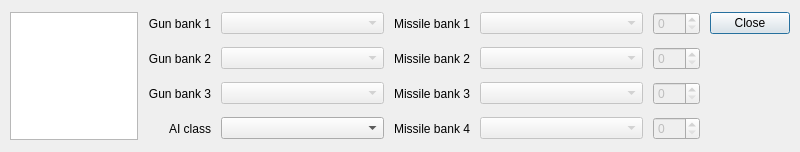
<?xml version="1.0" encoding="UTF-8"?>
<ui version="4.0">
 <class>fso::fred::dialogs::WeaponEditorDialog</class>
 <widget class="QDialog" name="fso::fred::dialogs::WeaponEditorDialog">
  <property name="windowModality">
   <enum>Qt::NonModal</enum>
  </property>
  <property name="geometry">
   <rect>
    <x>0</x>
    <y>0</y>
    <width>800</width>
    <height>152</height>
   </rect>
  </property>
  <property name="sizePolicy">
   <sizepolicy hsizetype="Fixed" vsizetype="Fixed">
    <horstretch>0</horstretch>
    <verstretch>0</verstretch>
   </sizepolicy>
  </property>
  <property name="minimumSize">
   <size>
    <width>800</width>
    <height>152</height>
   </size>
  </property>
  <property name="windowTitle">
   <string>Dialog</string>
  </property>
  <property name="modal">
   <bool>true</bool>
  </property>
  <layout class="QGridLayout" name="gridLayout">
   <property name="leftMargin">
    <number>10</number>
   </property>
   <property name="topMargin">
    <number>10</number>
   </property>
   <property name="rightMargin">
    <number>10</number>
   </property>
   <property name="bottomMargin">
    <number>10</number>
   </property>
   <property name="spacing">
    <number>10</number>
   </property>
   <item row="0" column="1">
    <widget class="QLabel" name="gunBank1Label">
     <property name="text">
      <string>Gun bank 1</string>
     </property>
     <property name="alignment">
      <set>Qt::AlignRight|Qt::AlignTrailing|Qt::AlignVCenter</set>
     </property>
    </widget>
   </item>
   <item row="0" column="2">
    <widget class="QComboBox" name="gunBank1Combo">
     <property name="enabled">
      <bool>false</bool>
     </property>
     <property name="sizePolicy">
      <sizepolicy hsizetype="MinimumExpanding" vsizetype="Fixed">
       <horstretch>0</horstretch>
       <verstretch>0</verstretch>
      </sizepolicy>
     </property>
    </widget>
   </item>
   <item row="0" column="3">
    <widget class="QLabel" name="missileBank1Label">
     <property name="text">
      <string>Missile bank 1</string>
     </property>
     <property name="alignment">
      <set>Qt::AlignRight|Qt::AlignTrailing|Qt::AlignVCenter</set>
     </property>
    </widget>
   </item>
   <item row="0" column="4">
    <widget class="QComboBox" name="missileBank1Combo">
     <property name="enabled">
      <bool>false</bool>
     </property>
     <property name="sizePolicy">
      <sizepolicy hsizetype="MinimumExpanding" vsizetype="Fixed">
       <horstretch>0</horstretch>
       <verstretch>0</verstretch>
      </sizepolicy>
     </property>
    </widget>
   </item>
   <item row="0" column="5">
    <widget class="QSpinBox" name="missileBank1SpinBox">
     <property name="enabled">
      <bool>false</bool>
     </property>
     <property name="sizePolicy">
      <sizepolicy hsizetype="Fixed" vsizetype="Fixed">
       <horstretch>0</horstretch>
       <verstretch>0</verstretch>
      </sizepolicy>
     </property>
     <property name="minimumSize">
      <size>
       <width>40</width>
       <height>20</height>
      </size>
     </property>
     <property name="accelerated">
      <bool>true</bool>
     </property>
     <property name="keyboardTracking">
      <bool>false</bool>
     </property>
     <property name="maximum">
      <number>999</number>
     </property>
    </widget>
   </item>
   <item row="0" column="6">
    <widget class="QPushButton" name="closeButton">
     <property name="text">
      <string>Close</string>
     </property>
    </widget>
   </item>
   <item row="1" column="1">
    <widget class="QLabel" name="gunBank2Label">
     <property name="text">
      <string>Gun bank 2</string>
     </property>
     <property name="alignment">
      <set>Qt::AlignRight|Qt::AlignTrailing|Qt::AlignVCenter</set>
     </property>
    </widget>
   </item>
   <item row="1" column="2">
    <widget class="QComboBox" name="gunBank2Combo">
     <property name="enabled">
      <bool>false</bool>
     </property>
     <property name="sizePolicy">
      <sizepolicy hsizetype="MinimumExpanding" vsizetype="Fixed">
       <horstretch>0</horstretch>
       <verstretch>0</verstretch>
      </sizepolicy>
     </property>
    </widget>
   </item>
   <item row="1" column="3">
    <widget class="QLabel" name="missileBank2Label">
     <property name="text">
      <string>Missile bank 2</string>
     </property>
     <property name="alignment">
      <set>Qt::AlignRight|Qt::AlignTrailing|Qt::AlignVCenter</set>
     </property>
    </widget>
   </item>
   <item row="1" column="4">
    <widget class="QComboBox" name="missileBank2Combo">
     <property name="enabled">
      <bool>false</bool>
     </property>
     <property name="sizePolicy">
      <sizepolicy hsizetype="MinimumExpanding" vsizetype="Fixed">
       <horstretch>0</horstretch>
       <verstretch>0</verstretch>
      </sizepolicy>
     </property>
    </widget>
   </item>
   <item row="1" column="5">
    <widget class="QSpinBox" name="missileBank2SpinBox">
     <property name="enabled">
      <bool>false</bool>
     </property>
     <property name="sizePolicy">
      <sizepolicy hsizetype="Fixed" vsizetype="Fixed">
       <horstretch>0</horstretch>
       <verstretch>0</verstretch>
      </sizepolicy>
     </property>
     <property name="minimumSize">
      <size>
       <width>40</width>
       <height>20</height>
      </size>
     </property>
     <property name="layoutDirection">
      <enum>Qt::LeftToRight</enum>
     </property>
     <property name="accelerated">
      <bool>true</bool>
     </property>
     <property name="keyboardTracking">
      <bool>false</bool>
     </property>
     <property name="maximum">
      <number>999</number>
     </property>
    </widget>
   </item>
   <item row="2" column="1">
    <widget class="QLabel" name="gunBank3Label">
     <property name="text">
      <string>Gun bank 3</string>
     </property>
     <property name="alignment">
      <set>Qt::AlignRight|Qt::AlignTrailing|Qt::AlignVCenter</set>
     </property>
    </widget>
   </item>
   <item row="2" column="2">
    <widget class="QComboBox" name="gunBank3Combo">
     <property name="enabled">
      <bool>false</bool>
     </property>
     <property name="sizePolicy">
      <sizepolicy hsizetype="MinimumExpanding" vsizetype="Fixed">
       <horstretch>0</horstretch>
       <verstretch>0</verstretch>
      </sizepolicy>
     </property>
    </widget>
   </item>
   <item row="2" column="3">
    <widget class="QLabel" name="missileBank3Label">
     <property name="text">
      <string>Missile bank 3</string>
     </property>
     <property name="alignment">
      <set>Qt::AlignRight|Qt::AlignTrailing|Qt::AlignVCenter</set>
     </property>
    </widget>
   </item>
   <item row="2" column="4">
    <widget class="QComboBox" name="missileBank3Combo">
     <property name="enabled">
      <bool>false</bool>
     </property>
     <property name="sizePolicy">
      <sizepolicy hsizetype="MinimumExpanding" vsizetype="Fixed">
       <horstretch>0</horstretch>
       <verstretch>0</verstretch>
      </sizepolicy>
     </property>
    </widget>
   </item>
   <item row="2" column="5">
    <widget class="QSpinBox" name="missileBank3SpinBox">
     <property name="enabled">
      <bool>false</bool>
     </property>
     <property name="sizePolicy">
      <sizepolicy hsizetype="Fixed" vsizetype="Fixed">
       <horstretch>0</horstretch>
       <verstretch>0</verstretch>
      </sizepolicy>
     </property>
     <property name="minimumSize">
      <size>
       <width>40</width>
       <height>20</height>
      </size>
     </property>
     <property name="accelerated">
      <bool>true</bool>
     </property>
     <property name="keyboardTracking">
      <bool>false</bool>
     </property>
     <property name="maximum">
      <number>999</number>
     </property>
    </widget>
   </item>
   <item row="3" column="1">
    <widget class="QLabel" name="aiClassLabel">
     <property name="text">
      <string>AI class</string>
     </property>
     <property name="alignment">
      <set>Qt::AlignRight|Qt::AlignTrailing|Qt::AlignVCenter</set>
     </property>
    </widget>
   </item>
   <item row="3" column="2">
    <widget class="QComboBox" name="aiClassCombo">
     <property name="sizePolicy">
      <sizepolicy hsizetype="MinimumExpanding" vsizetype="Fixed">
       <horstretch>0</horstretch>
       <verstretch>0</verstretch>
      </sizepolicy>
     </property>
     <property name="editable">
      <bool>false</bool>
     </property>
    </widget>
   </item>
   <item row="3" column="3">
    <widget class="QLabel" name="missileBank4Label">
     <property name="text">
      <string>Missile bank 4</string>
     </property>
     <property name="alignment">
      <set>Qt::AlignRight|Qt::AlignTrailing|Qt::AlignVCenter</set>
     </property>
    </widget>
   </item>
   <item row="3" column="4">
    <widget class="QComboBox" name="missileBank4Combo">
     <property name="enabled">
      <bool>false</bool>
     </property>
     <property name="sizePolicy">
      <sizepolicy hsizetype="MinimumExpanding" vsizetype="Fixed">
       <horstretch>0</horstretch>
       <verstretch>0</verstretch>
      </sizepolicy>
     </property>
    </widget>
   </item>
   <item row="3" column="5">
    <widget class="QSpinBox" name="missileBank4SpinBox">
     <property name="enabled">
      <bool>false</bool>
     </property>
     <property name="sizePolicy">
      <sizepolicy hsizetype="Fixed" vsizetype="Fixed">
       <horstretch>0</horstretch>
       <verstretch>0</verstretch>
      </sizepolicy>
     </property>
     <property name="minimumSize">
      <size>
       <width>40</width>
       <height>20</height>
      </size>
     </property>
     <property name="accelerated">
      <bool>true</bool>
     </property>
     <property name="keyboardTracking">
      <bool>false</bool>
     </property>
     <property name="maximum">
      <number>999</number>
     </property>
    </widget>
   </item>
   <item row="0" column="0" rowspan="4">
    <widget class="QListWidget" name="weaponSelect">
     <property name="sizePolicy">
      <sizepolicy hsizetype="Fixed" vsizetype="Preferred">
       <horstretch>0</horstretch>
       <verstretch>0</verstretch>
      </sizepolicy>
     </property>
     <property name="maximumSize">
      <size>
       <width>128</width>
       <height>16777215</height>
      </size>
     </property>
    </widget>
   </item>
  </layout>
 </widget>
 <resources/>
 <connections/>
</ui>
